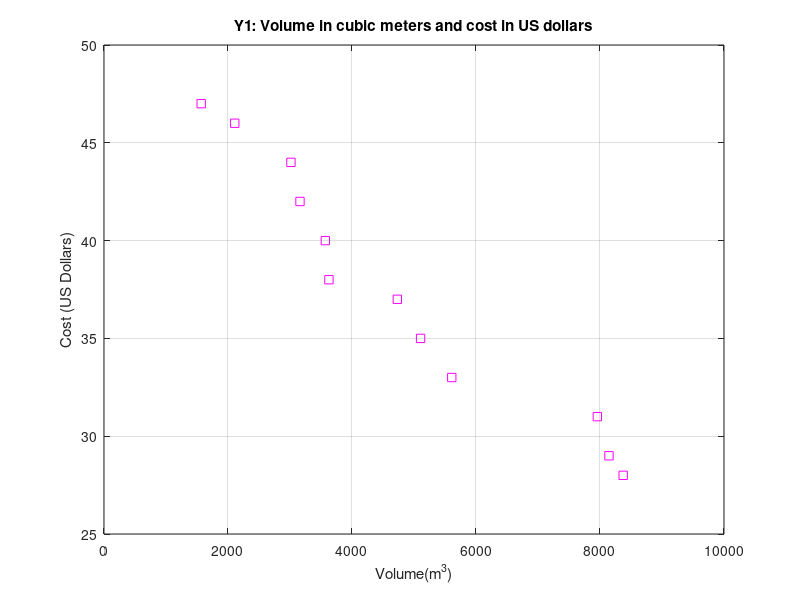
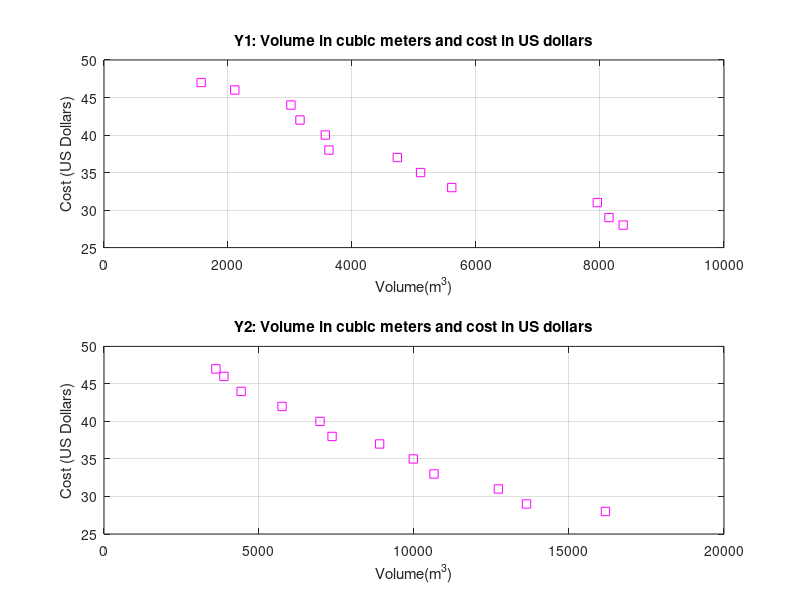
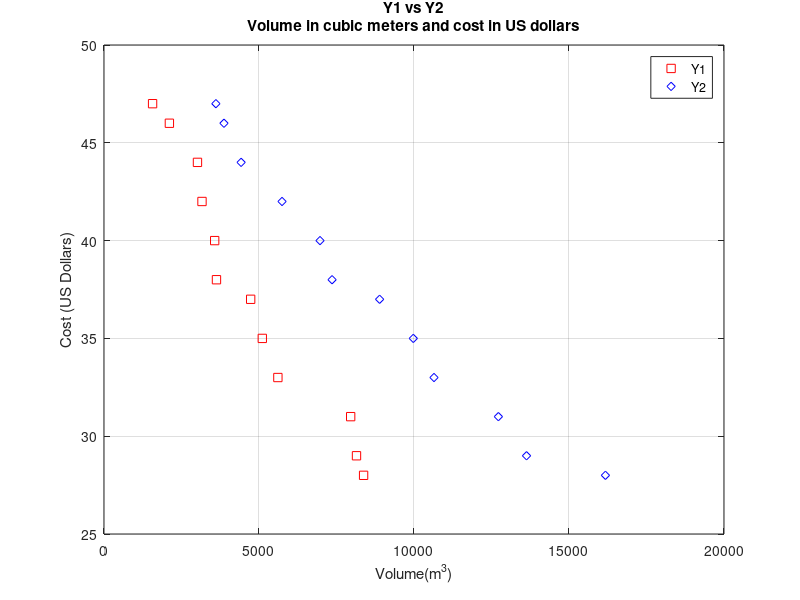

MATLAB code to generate these figures, in order:
%%%%%%%%%%%%%%%%%%%%%%%%%%%%%%%%%%%%%%%%%%%%%%%%%%%%%%%%%%%%%%%%%%%%%
% ENGR 132 
% Program Description 
% Script for MATLAB Skills - Plots
%
% Assignment Information
%   Assignment:     A04, Problem 2
%   Author:         Ayaan Furtado-Tiwari, afurtado@purdue.edu
%   Team ID:        ###-##
%   Academic Integrity:
%     [] I worked with one or more peers but our collaboration
%        maintained academic integrity.
%     Peers I worked with: Name, login@purdue [repeat for each]
%%%%%%%%%%%%%%%%%%%%%%%%%%%%%%%%%%%%%%%%%%%%%%%%%%%%%%%%%%%%%%%%%%%%%


%% ____________________
%% INITIALIZATION

% X data: cost in US dollars
x = [28, 29, 31, 33, 35, 37, 38, 40, 42, 44, 46, 47];
% Y data: volume in cubic meters
y1 = [8374, 8145, 7957, 5609, 5106, 4731, 3628, 3570, 3161, 3015, 2109, 1567];
y2 = [16175, 13630, 12722, 10645, 9977, 8891, 7357, 6968, 5743, 4423, 3870, 3609];

%% ____________________
%% FIGURE 1
%plot y1 vs x
figure()
plot(y1,x,'ms')
title("Y1: Volume in cubic meters and cost in US dollars")
xlabel('Volume(m^3)')
ylabel('Cost (US Dollars)')
grid on


%% ____________________
%% FIGURE 2
figure()
%plot y1 vs x
subplot(2,1,1);
plot(y1,x,'ms');
title("Y1: Volume in cubic meters and cost in US dollars")
xlabel('Volume(m^3)')
ylabel('Cost (US Dollars)')
grid on

%plot y2 vs x in the same figure below the first graph
subplot(2,1,2);
plot(y2,x,'ms');
title("Y2: Volume in cubic meters and cost in US dollars")
xlabel('Volume(m^3)')
ylabel('Cost (US Dollars)')
grid on

%% ____________________
%% FIGURE 3
%plot y1 vs x and y2 vs x on the same graph
figure()
plot(y1,x,'rs');
title({'Y1 vs Y2','Volume in cubic meters and cost in US dollars'})
xlabel('Volume(m^3)')
ylabel('Cost (US Dollars)')
grid on

hold on
plot(y2,x,'bd')
legend("Y1", "Y2")
hold off

%% ____________________
%% ACADEMIC INTEGRITY STATEMENT
% I have not used source code obtained from any other unauthorized
% source, either modified or unmodified. I have not provided
% access to my code to anyone in any way. The script I am 
% submitting is my own original work.





